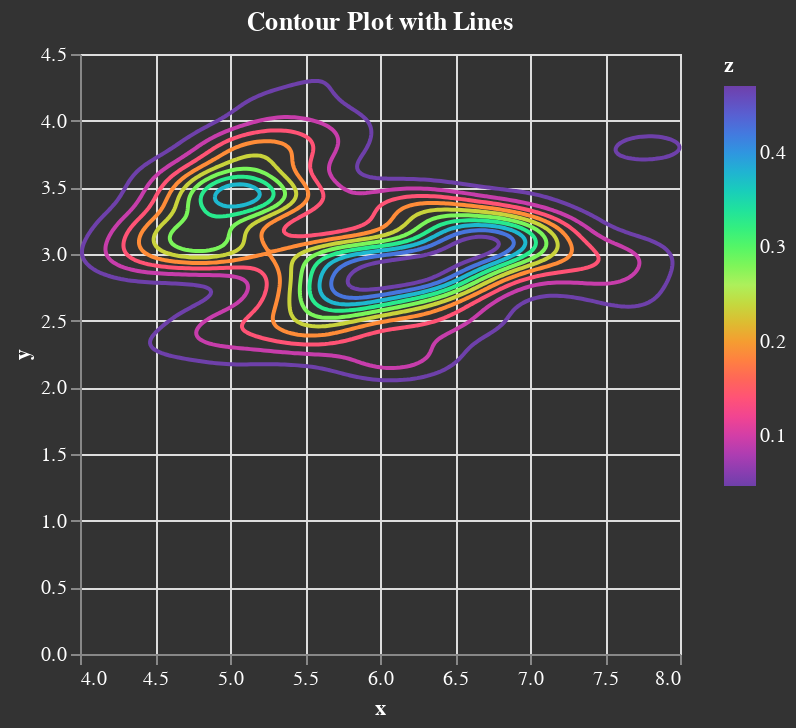

Source (notebook cell):
### Markdown cell above
## Contour Plot

### Code cell
p = contourplot(df[!,:sepalLength],df[!,:sepalWidth],color_scheme="rainbow",title="Contour Plot with Lines")

### Figure 1 — Vega-Lite specification as saved in the notebook (floating-point values rounded to 4 significant figures; data arrays with more than 128 entries replaced by an {"elided": "..."} marker saying what was removed)
{"background": "#333", "config": {"axis": {}, "style": {"guide-label": {"fill": "white"}, "guide-title": {"fill": "white"}}, "title": {"color": "white"}}, "data": {"values": {"elided": "4463 records"}}, "encoding": {"color": {"field": "z", "scale": {"scheme": "rainbow"}, "type": "quantitative"}, "detail": {"field": "group", "type": "quantitative"}, "order": {"field": "row", "type": "quantitative"}, "x": {"field": "x", "type": "quantitative"}, "y": {"field": "y", "type": "quantitative"}}, "height": 300, "mark": {"type": "line"}, "title": "Contour Plot with Lines", "width": 300}
